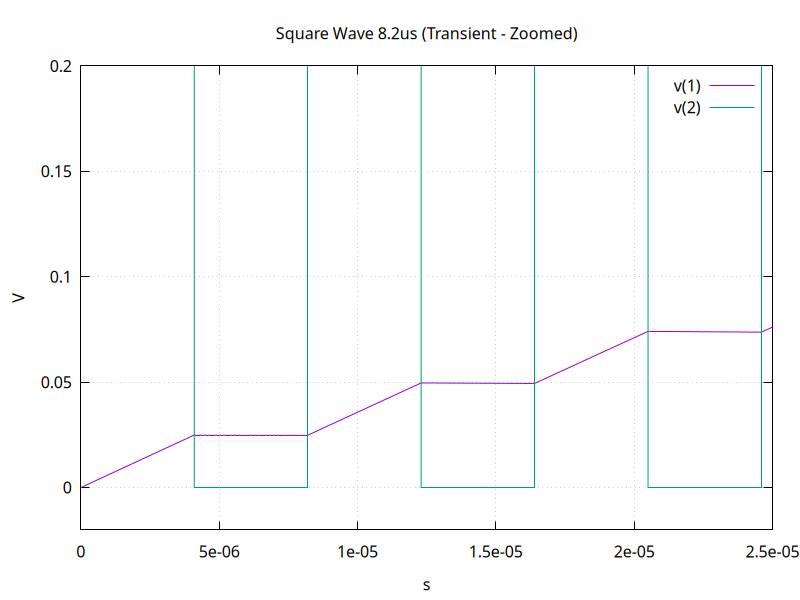

Reproduce this figure in gnuplot.
set terminal pngcairo size 800,600
set output 'sq1_trans.png'
set encoding utf8
set termoption noenhanced
set title "Square Wave 8.2us (Transient - Zoomed)"
set xlabel "s"
set ylabel "V"
set grid
unset logscale x 
set xrange [0.000000e+00:2.500000e-05]
unset logscale y 
set yrange [-0.020000:0.200000]
set format y "%g"
set format x "%g"
plot 'sq1_trans.txt' using 1:2 with lines lw 1 title "v(1)",\
'sq1_trans.txt' using 3:4 with lines lw 1 title "v(2)"
